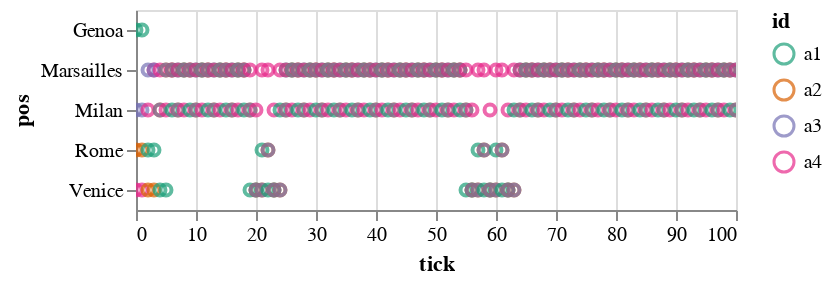

The notebook cell saved with this chart:
### Code cell
def plot_agent_locations(agents: pl.DataFrame):
    base = alt.Chart(agents).encode(
        x='tick:Q',
        y='pos:N',
        color=alt.Color('id:O').scale(scheme='dark2'),
    )
    return base.mark_point().interactive()
plot_agent_locations(agents)

### Figure 1 — Vega-Lite specification as saved in the notebook (floating-point values rounded to 4 significant figures; data arrays with more than 128 entries replaced by an {"elided": "..."} marker saying what was removed)
{"config": {"view": {"continuousWidth": 300, "continuousHeight": 300}}, "data": {"name": "data-b4f01ece2117f7ee155edb53b949dd75"}, "mark": {"type": "point"}, "encoding": {"color": {"field": "id", "scale": {"scheme": "dark2"}, "type": "ordinal"}, "x": {"field": "tick", "type": "quantitative"}, "y": {"field": "pos", "type": "nominal"}}, "params": [{"name": "param_2", "select": {"type": "interval", "encodings": ["x", "y"]}, "bind": "scales"}], "$schema": "https://vega.github.io/schema/vega-lite/v5.8.0.json", "datasets": {"data-b4f01ece2117f7ee155edb53b949dd75": {"elided": "404 records"}}}
